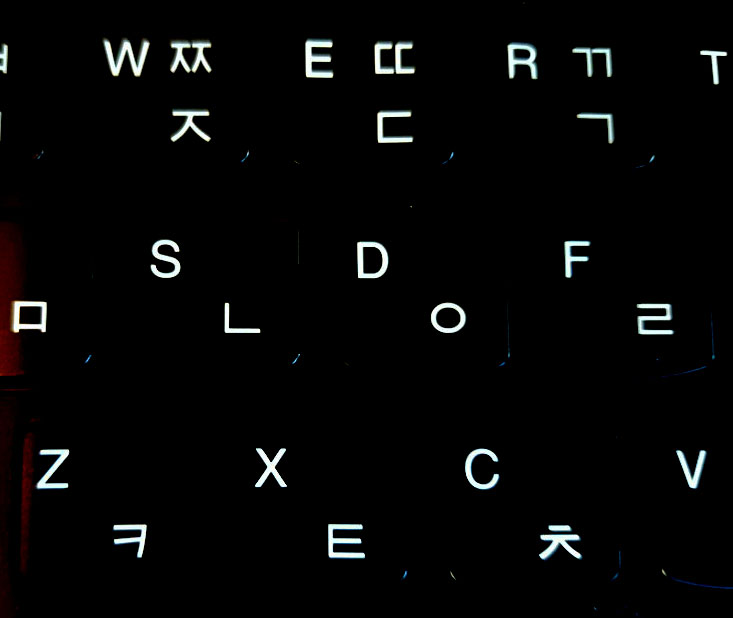
#> input picture images/key1.jpg, 733 x 618 px
$ python cv57_keyboard_test.py
#> lines starting #> are read from the running program, lines starting #| are printed output that depends on the picture; after the words box and inside, x2 and y2 are one past the last pixel; in counts of white or black regions, pixels touching at a corner belong together
import sys
import numpy as np
import cv2

src = cv2.imread('./images/key1.jpg', cv2.IMREAD_GRAYSCALE)
#> src: shape (618, 733); min 0, max 255, mean 6.6
if src is None:
    print('Image load failed!')
    sys.exit()

# 출력영상만
_, src_bin = cv2.threshold(src, 0, 255, cv2.THRESH_OTSU)
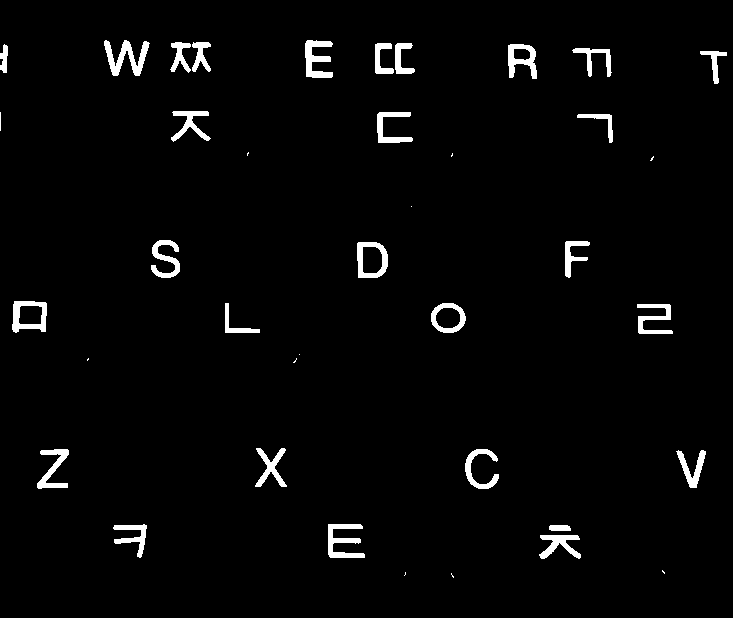
#> src_bin: shape (618, 733); 2.7% white; 39 white regions (11 under 20 px), largest, box (x1, y1, x2, y2) and area: (104, 40, 150, 76) 729, (328, 524, 365, 558) 626, (305, 40, 333, 78) 610

# noise 제거 - 방법 1번째
# src_bin = cv2.morphologyEx(src_bin, cv2.MORPH_OPEN, None)

# 전체 객체 개수 + 1, stats 행렬(객체의 바운딩 박스 정보)
cnt, labels, stats, centroids = cv2.connectedComponentsWithStats(src_bin)
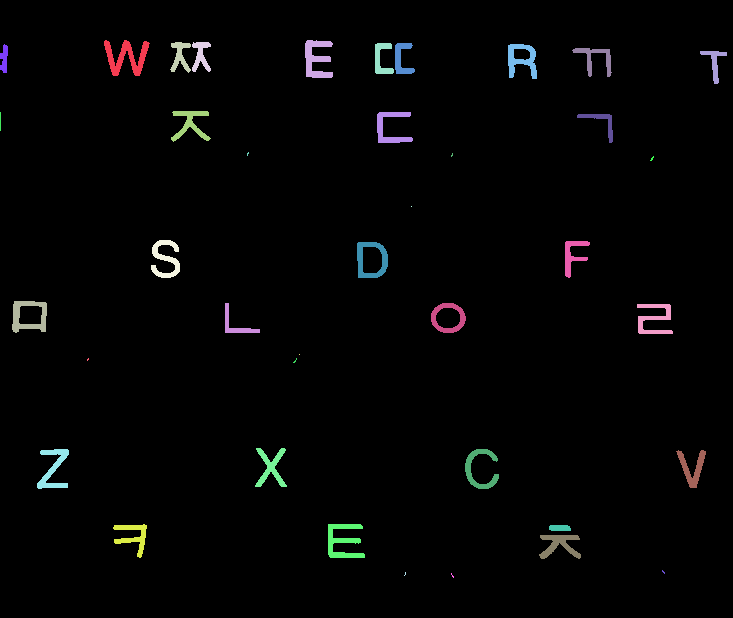
#> labels: shape (618, 733) int32; 40 distinct labels, from 0 to 39; one colour per label, 0 black
#> cnt = 40; stats = 40 rows, first 6: [0, 0, 733, 618, 440982], [104, 40, 46, 36, 729], [305, 40, 28, 38, 610], [170, 42, 21, 31, 311], [192, 42, 19, 30, 305], [375, 43, 19, 31, 308]; centroids = 40 pairs, first value 0 to 714, second value 55.31 to 575.2

# 컬러 변환
dst = cv2.cvtColor(src, cv2.COLOR_GRAY2BGR)

# 0번이 배경이라서
# 배경을 제외하기 위해서 1부터 시작
for i in range(1, cnt):
    (x, y, w, h, area) = stats[i]

    print(area)
    # area(픽셀의 개수)를 이용한 noise 제외 - 방법 2번째
    if area < 30:
        continue

    # 두께 2픽셀로 사각형 그리기
    cv2.rectangle(dst, (x, y, w, h), (255, 0, 255), 2)
#> this loop made 39 passes
#> (x, y, w, h, area) on passes 1, 2, 3, 4, 5, 6, 7, 8, 9, 10, 11, 13: (104, 40, 46, 36, 729), (305, 40, 28, 38, 610), (170, 42, 21, 31, 311), (192, 42, 19, 30, 305), (375, 43, 19, 31, 308), (395, 43, 20, 31, 325), (0, 44, 8, 29, 161), (508, 44, 29, 35, 537), (572, 48, 40, 29, 375), (700, 51, 27, 33, 265), (171, 111, 40, 31, 469), (377, 112, 36, 31, 477)
#| 729
#| 610
#| 311
#| 305
#| 308
#| 325
#| 161
#| 537
#> (further printed lines are left out)
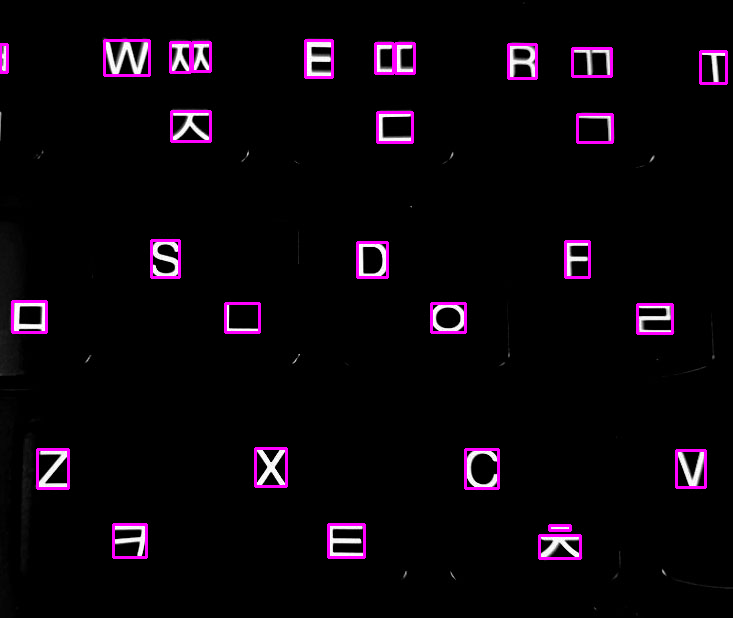
#> dst: shape (618, 733, 3); mean B, G, R 10.7, 5, 10.7

cv2.imshow('src', src)
cv2.imshow('dst', dst)
cv2.waitKey()
cv2.destroyAllWindows()
